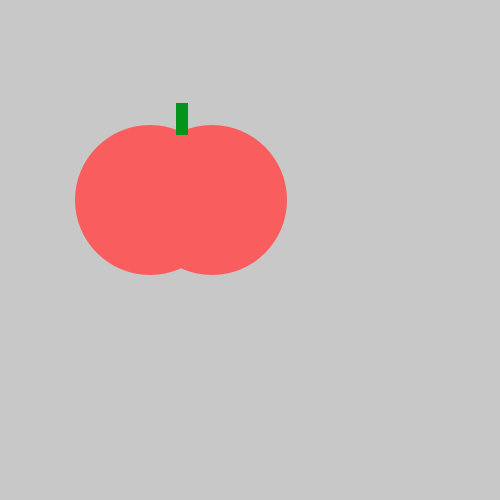
Frame 1 (no input)
Frame 60 (the mouse pressed at the canvas centre just before this capture): identical to frame 1, image omitted
Frame 120 (the mouse held since frame 60 and released just before this capture): identical to frame 1, image omitted

The Processing sketch that drew this single still picture (run headless with seeded random() and noise(); from frame 60 on, the mouse is pressed at the canvas centre):

// Processing sketch: TastyTomato
// ── TastyTomato.pde
void setup() {
    size(500, 500);
}
void draw() {
    background(200, 200, 200);
    noStroke();
    fill(#FA5D5D);
    ellipse(150, 200, 150, 150);
    ellipse(212, 200, 150, 150);
    fill(#04931B);
    rect(176, 103, 12, 32);
    
}
